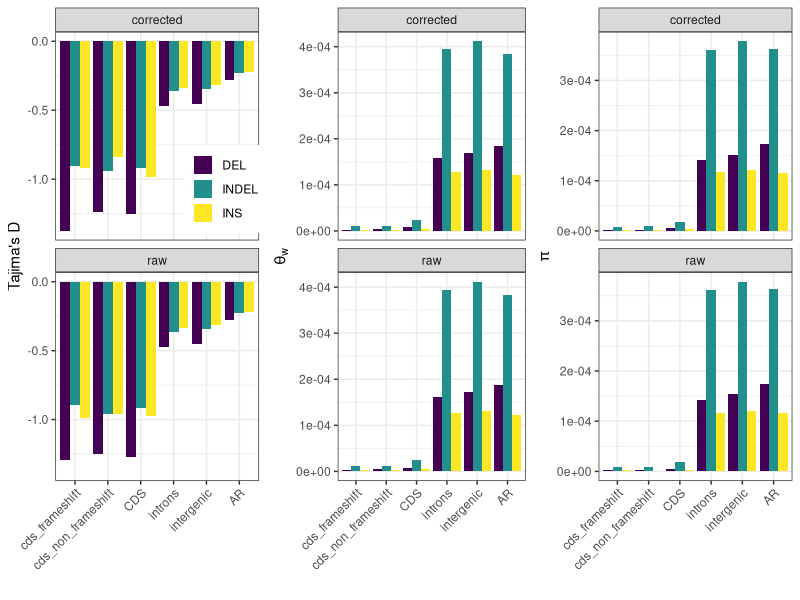
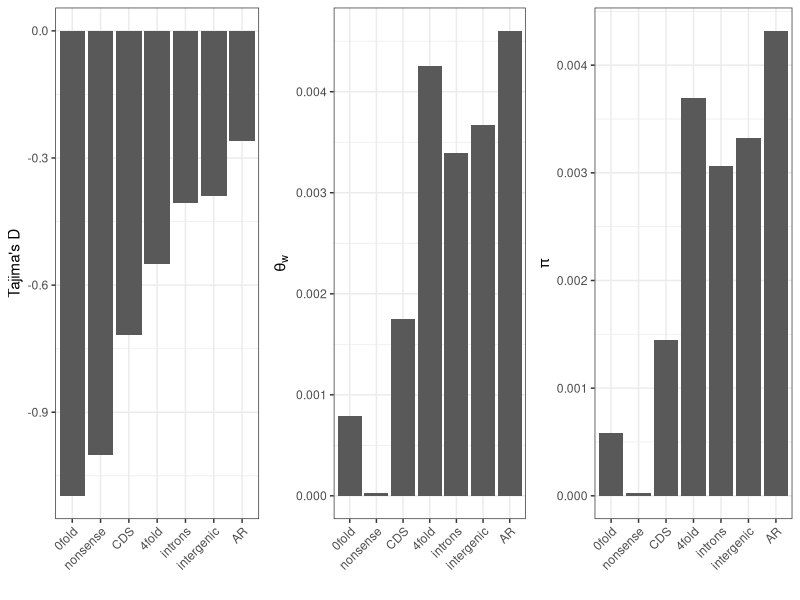

Generate these figures, in order, with R:
library(ggplot2)
library(gridExtra)
library(dplyr)
library(viridis)

summary_data = read.delim('bgi10_stats.txt', na=0)
summary_data_sfs_correct = read.delim('bgi10_stats_sfs_corrected.txt', na=0)

summary_data$sfs = 'raw'
summary_data_sfs_correct$sfs = 'corrected'

all_sum = rbind(summary_data, summary_data_sfs_correct)

call_data = read.delim('bgi10_call.txt')

all_data = dplyr::left_join(all_sum, call_data, by=c('category', 'variation'))

all_data$tw_per_site = all_data$theta_w / all_data$call
all_data$pi_per_site = all_data$pi / all_data$call

str(all_data)

write.csv(all_data, 'bgi10_summary_stats.csv', row.names=FALSE)

all_data = subset(all_data, category != 'noncoding_noUCNEs'
  & category != 'UCNE' & category != 'ALL'
  & category != 'noncoding')
#
# all_data$category = factor(all_data$category,
#   levels=rev(c('cds_frameshift', 'cds_non_frameshift', 'CDS', '0fold', 'nonsense', '4fold', 'introns', 'intergenic', 'AR')))
#

indel_data = subset(all_data, variation!='SNP' & category!='0fold' & category!='4fold' & category!='nonsense')
snp_data = subset(all_data, variation=='SNP' & category!='cds_frameshift' & category!='cds_non_frameshift' &
                  sfs=='raw')
str(snp_data)
filtered_data = rbind(indel_data, snp_data)

indel_data$category = factor(indel_data$category, levels=c('cds_frameshift', 'cds_non_frameshift', 'CDS',
                                                           'introns', 'intergenic', 'AR'))

snp_data$category = factor(snp_data$category, levels=c('0fold', 'nonsense', 'CDS', '4fold',
                                                         'introns', 'intergenic', 'AR'))

# theta_w
tw = ggplot(indel_data, aes(x=category, y=tw_per_site, fill=variation))+
  geom_bar(stat='identity', position = position_dodge(width=0.9), size = 2) +
  theme_bw() +
  facet_wrap(~sfs, ncol=1) +
  xlab('')  + ylab(expression(theta[w])) +
  theme(legend.title=element_blank(), legend.position='none',
  axis.text.x=element_text(angle=45, hjust=1)) +
  scale_fill_viridis(discrete=T)

# pi
pi = ggplot(indel_data, aes(x=category, y=pi_per_site, fill=variation))+
  geom_bar(stat='identity', position = position_dodge(width=0.9), size = 2) +
  theme_bw() +
  facet_wrap(~sfs, ncol=1) +
  xlab('')  + ylab(expression(pi)) +
  theme(legend.title=element_blank(), legend.position='none',
  axis.text.x=element_text(angle=45, hjust=1)) +
  scale_fill_viridis(discrete=T)

# tajD
tajd = ggplot(indel_data, aes(x=category, y=tajD, fill=variation))+
  geom_bar(stat='identity', position = position_dodge(width=0.9), size = 2) +
  theme_bw() +
  facet_wrap(~sfs, ncol=1) +
  xlab('')  + ylab("Tajima's D") +
  #ylim(-1.3, -0.2) +
  theme(legend.title=element_blank(), legend.position=c(0.83, 0.65),
  axis.text.x=element_text(angle=45, hjust=1)) +
  scale_fill_viridis(discrete=T)
#
# # pdf(file='gt_summary_stats.pdf', width=9, height=3)
# #
# # grid.arrange(tajd, tw, pi, nrow=1)
# #
# # dev.off()
#
# # pdf(file='gt_tajd.pdf', width=3, height=3)
# #
# # tajd
# #
# # dev.off()
#
png(file='gt_summary_stats.png', width=9, height=6, units='in', res=360)

grid.arrange(tajd, tw, pi, nrow=1)

dev.off()

# SNP sum stats #

# theta_w
tw_snp = ggplot(snp_data, aes(x=category, y=tw_per_site))+
  geom_bar(stat='identity', position = position_dodge(width=0.9), size = 2) +
  theme_bw() +
  xlab('')  + ylab(expression(theta[w])) +
  theme(legend.title=element_blank(), legend.position='none',
  axis.text.x=element_text(angle=45, hjust=1))

# pi
pi_snp = ggplot(snp_data, aes(x=category, y=pi_per_site))+
  geom_bar(stat='identity', position = position_dodge(width=0.9), size = 2) +
  theme_bw() +
  xlab('')  + ylab(expression(pi)) +
  theme(legend.title=element_blank(), legend.position='none',
  axis.text.x=element_text(angle=45, hjust=1))

# tajD
tajd_snp = ggplot(snp_data, aes(x=category, y=tajD))+
  geom_bar(stat='identity', position = position_dodge(width=0.9), size = 2) +
  theme_bw() +
  xlab('')  + ylab("Tajima's D") +
  #ylim(-1.3, -0.2) +
  theme(legend.title=element_blank(), legend.position=c(0.83, 0.65),
  axis.text.x=element_text(angle=45, hjust=1))

png(file='gt_summary_stats_snps.png', width=9, height=3, units='in', res=360)

grid.arrange(tajd_snp, tw_snp, pi_snp, nrow=1)

dev.off()
